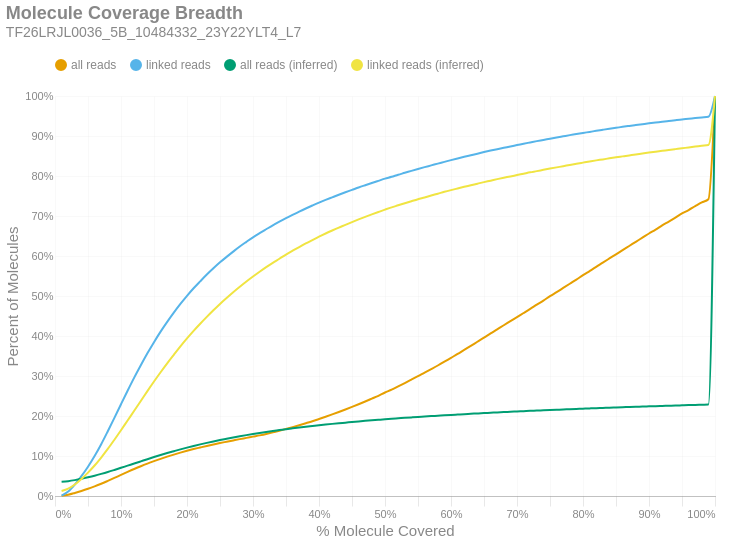

Write notebook code for a chart like this one.
### Markdown cell above
### Molecule Read Coverage
This chart shows molecule coverage breadth as computed by the number of bases aligned to that molecule. In other words, "*how much of each unique long molecule is actually sequenced/aligned?*" Keep in mind there is a distinction between sequences and alignments, since some sequences belonging to a particular molecule may not align well and wouldn't appear in the alignment data. This chart also shows molecule coverage breadth as computed by the *inferred fragment* from which the aligned sequences originate. Unlike read coverage, this calculation takes into account the total insert size, including unsequenced gaps between the forward and reverse reads. Like the previous figures, these are cumulative percents.

### Code cell
if SKIPLR:
    print_html(f"Skipped")
else:
    binned_df = consolidated_hist(valids['coverage_bp'], mask, 0.01, True)
    binned_df_inf = consolidated_hist(valids['coverage_inserts'], mask, 0.01, True)
    binned_df = binned_df.with_columns(pl.lit(binned_df_inf['all reads (cumsum)']).alias('all reads (inferred)'))
    binned_df = binned_df.with_columns(pl.lit(binned_df_inf['linked reads (cumsum)']).alias('linked reads (inferred)'))
    binned_df = binned_df.with_columns(
        (pl.col('bin').cast(pl.Float64) + 0.01).alias('right_edge')
    )

    with SafeRender(binned_df):
        (
            density_plot(binned_df, 'Molecule Coverage Breadth', samplename, 'molcov', ['all reads (inferred)','linked reads (inferred)'])
            .encode(
                #x=alt.X('bin:Q', title="% Molecule Covered").axis(format = '%').scale(padding=0),
                x=alt.X('right_edge:Q', title="% Molecule Covered").axis(format='%').scale(padding=0),
                y=alt.Y('value:Q', title='Percent of Molecules')
                    .axis(format='%')
                    .stack(False)
                    .scale(domainMin=0, padding=0),
                color=alt.Color("key:N").scale(domain = ["all reads", "linked reads", "all reads (inferred)", "linked reads (inferred)"]),
                tooltip = [
                    alt.Tooltip("key:N", title = "Data Type"),
                    alt.Tooltip("range_label:N", title="% Molecule Covered"),
                    alt.Tooltip("value:Q", format = ".2%", title="% Molecules")
                ]
            )
        ).display()

### Figure 1 — Vega-Lite specification as saved in the notebook (floating-point values rounded to 4 significant figures)
{"width": "container", "height": 400, "config": {"title": {"anchor": "start", "dy": -15, "fontSize": 18, "color": "#888888", "subtitleColor": "#888888", "subtitleFontSize": 14}, "arc": {"fill": "#0072B2"}, "axis": {"domainColor": "#888888", "domainWidth": 0.5, "gridWidth": 0.2, "grid": false, "titleFontWeight": 400, "titleFontSize": 15, "labelFontSize": 11, "labelColor": "#888888", "tickColor": "#888888", "tickWidth": 0.2, "titleColor": "#888888"}, "axisBand": {"grid": false}, "axisX": {"grid": true, "tickSize": 10, "domainCap": "round"}, "axisY": {"domain": false, "grid": true, "tickSize": 0, "domainCap": "round"}, "background": "transparent", "header": {"labelFontSize": 15, "labelColor": "#888888", "titleFontSize": 15, "titleFontWeight": 600, "titleColor": "#888888"}, "legend": {"labelFont": "sans-serif", "labelFontSize": 12, "labelColor": "#888888", "symbolSize": 100, "symbolType": "circle", "titleFontSize": 12, "titlePadding": 10, "titleColor": "#888888", "title": null, "orient": "top"}, "range": {"category": ["#E69F00", "#56B4E9", "#009E73", "#F0E442", "#0072B2", "#D55E00", "#CC79A7", "#000000"], "diverging": ["#cfe8f3", "#a2d4ec", "#73bfe2", "#46abdb", "#1696d2", "#12719e"]}, "area": {"fill": "#0072B2", "fillOpacity": 0.7, "line": true, "strokeOpacity": 0.7}, "line": {"color": "#0072B2", "stroke": "#0072B2", "strokeWidth": 2}, "trail": {"color": "#0072B2", "stroke": "#0072B2", "strokeWidth": 0, "size": 1}, "point": {"filled": true, "fillOpacity": 1.0, "size": 95}, "text": {"color": "#888888", "fontSize": 11, "align": "right", "fontWeight": 400, "size": 11}, "bar": {"fill": "#0072B2", "stroke": null}, "view": {"stroke": null, "continuousWidth": 660, "continuousHeight": 400}}, "data": {"name": "data-996764d4378ee92fc0f665960e29579c"}, "mark": {"type": "line", "interpolate": "monotone", "point": {"opacity": 0, "size": 275}}, "encoding": {"color": {"field": "key", "scale": {"domain": ["all reads", "linked reads", "all reads (inferred)", "linked reads (inferred)"]}, "type": "nominal"}, "tooltip": [{"field": "key", "title": "Data Type", "type": "nominal"}, {"field": "range_label", "title": "% Molecule Covered", "type": "nominal"}, {"field": "value", "format": ".2%", "title": "% Molecules", "type": "quantitative"}], "x": {"axis": {"format": "%"}, "field": "right_edge", "scale": {"padding": 0}, "title": "% Molecule Covered", "type": "quantitative"}, "y": {"axis": {"format": "%"}, "field": "value", "scale": {"domainMin": 0, "padding": 0}, "stack": false, "title": "Percent of Molecules", "type": "quantitative"}}, "params": [{"name": "param_c36ac31b6afebe62", "select": {"type": "point", "fields": ["key"]}, "bind": "legend"}], "title": {"text": "Molecule Coverage Breadth", "subtitle": "TF26LRJL0036_5B_10484332_23Y22YLT4_L7"}, "transform": [{"fold": ["all reads (cumsum)", "linked reads (cumsum)", "all reads (inferred)", "linked reads (inferred)"]}, {"calculate": "replace(datum.key, ' (cumsum)', '')", "as": "key"}, {"filter": {"param": "param_c36ac31b6afebe62"}}], "usermeta": {"embedOptions": {"downloadFileName": "TF26LRJL0036_5B_10484332_23Y22YLT4_L7.molcov"}}, "$schema": "https://vega.github.io/schema/vega-lite/v6.4.1.json", "datasets": {"data-996764d4378ee92fc0f665960e29579c": [{"bin": "0.0", "interval": "0.0-0.01", "all reads": 0.0004674, "linked reads": 0.0009539, "all reads (cumsum)": 0.0004674, "linked reads (cumsum)": 0.0009539, "range_label": "0.0-0.01", "all reads (inferred)": 0.03557, "linked reads (inferred)": 0.01255, "right_edge": 0.01}, {"bin": "0.01", "interval": "0.01-0.02", "all reads": 0.0028, "linked reads": 0.01006, "all reads (cumsum)": 0.003267, "linked reads (cumsum)": 0.01101, "range_label": "0.01-0.02", "all reads (inferred)": 0.03709, "linked reads (inferred)": 0.01823, "right_edge": 0.02}, {"bin": "0.02", "interval": "0.02-0.03", "all reads": 0.004414, "linked reads": 0.01736, "all reads (cumsum)": 0.007681, "linked reads (cumsum)": 0.02837, "range_label": "0.02-0.03", "all reads (inferred)": 0.03967, "linked reads (inferred)": 0.02876, "right_edge": 0.03}, {"bin": "0.03", "interval": "0.03-0.04", "all reads": 0.004937, "linked reads": 0.02118, "all reads (cumsum)": 0.01262, "linked reads (cumsum)": 0.04955, "range_label": "0.03-0.04", "all reads (inferred)": 0.04293, "linked reads (inferred)": 0.0427, "right_edge": 0.04}, {"bin": "0.04", "interval": "0.04-0.05", "all reads": 0.005432, "linked reads": 0.02372, "all reads (cumsum)": 0.01805, "linked reads (cumsum)": 0.07326, "range_label": "0.04-0.05", "all reads (inferred)": 0.04666, "linked reads (inferred)": 0.05851, "right_edge": 0.05}, {"bin": "0.05", "interval": "0.05-0.06", "all reads": 0.006016, "linked reads": 0.02675, "all reads (cumsum)": 0.02407, "linked reads (cumsum)": 0.1, "range_label": "0.05-0.06", "all reads (inferred)": 0.05071, "linked reads (inferred)": 0.07624, "right_edge": 0.06}, {"bin": "0.06", "interval": "0.06-0.07", "all reads": 0.006583, "linked reads": 0.02952, "all reads (cumsum)": 0.03065, "linked reads (cumsum)": 0.1295, "range_label": "0.06-0.07", "all reads (inferred)": 0.05522, "linked reads (inferred)": 0.09625, "right_edge": 0.07}, {"bin": "0.07", "interval": "0.07-0.08", "all reads": 0.007156, "linked reads": 0.03235, "all reads (cumsum)": 0.03781, "linked reads (cumsum)": 0.1619, "range_label": "0.07-0.08", "all reads (inferred)": 0.06001, "linked reads (inferred)": 0.1176, "right_edge": 0.08}, {"bin": "0.08", "interval": "0.08-0.09", "all reads": 0.007382, "linked reads": 0.03344, "all reads (cumsum)": 0.04519, "linked reads (cumsum)": 0.1953, "range_label": "0.08-0.09", "all reads (inferred)": 0.06515, "linked reads (inferred)": 0.1406, "right_edge": 0.09}, {"bin": "0.09", "interval": "0.09-0.1", "all reads": 0.007553, "linked reads": 0.03414, "all reads (cumsum)": 0.05274, "linked reads (cumsum)": 0.2295, "range_label": "0.09-0.1", "all reads (inferred)": 0.07045, "linked reads (inferred)": 0.1644, "right_edge": 0.1}, {"bin": "0.1", "interval": "0.1-0.11", "all reads": 0.007442, "linked reads": 0.0337, "all reads (cumsum)": 0.06018, "linked reads (cumsum)": 0.2632, "range_label": "0.1-0.11", "all reads (inferred)": 0.07584, "linked reads (inferred)": 0.1888, "right_edge": 0.11}, {"bin": "0.11", "interval": "0.11-0.12", "all reads": 0.007257, "linked reads": 0.03277, "all reads (cumsum)": 0.06744, "linked reads (cumsum)": 0.2959, "range_label": "0.11-0.12", "all reads (inferred)": 0.08119, "linked reads (inferred)": 0.213, "right_edge": 0.12}, {"bin": "0.12", "interval": "0.12-0.13", "all reads": 0.006828, "linked reads": 0.03094, "all reads (cumsum)": 0.07427, "linked reads (cumsum)": 0.3269, "range_label": "0.12-0.13", "all reads (inferred)": 0.08661, "linked reads (inferred)": 0.2375, "right_edge": 0.13}, {"bin": "0.13", "interval": "0.13-0.14", "all reads": 0.006601, "linked reads": 0.02977, "all reads (cumsum)": 0.08087, "linked reads (cumsum)": 0.3566, "range_label": "0.13-0.14", "all reads (inferred)": 0.09206, "linked reads (inferred)": 0.2623, "right_edge": 0.14}, {"bin": "0.14", "interval": "0.14-0.15", "all reads": 0.006194, "linked reads": 0.02798, "all reads (cumsum)": 0.08706, "linked reads (cumsum)": 0.3846, "range_label": "0.14-0.15", "all reads (inferred)": 0.09732, "linked reads (inferred)": 0.2862, "right_edge": 0.15}, {"bin": "0.15", "interval": "0.15-0.16", "all reads": 0.005874, "linked reads": 0.02634, "all reads (cumsum)": 0.09294, "linked reads (cumsum)": 0.411, "range_label": "0.15-0.16", "all reads (inferred)": 0.1024, "linked reads (inferred)": 0.3094, "right_edge": 0.16}, {"bin": "0.16", "interval": "0.16-0.17", "all reads": 0.005433, "linked reads": 0.0243, "all reads (cumsum)": 0.09837, "linked reads (cumsum)": 0.4353, "range_label": "0.16-0.17", "all reads (inferred)": 0.1073, "linked reads (inferred)": 0.3318, "right_edge": 0.17}, {"bin": "0.17", "interval": "0.17-0.18", "all reads": 0.005178, "linked reads": 0.02309, "all reads (cumsum)": 0.1035, "linked reads (cumsum)": 0.4583, "range_label": "0.17-0.18", "all reads (inferred)": 0.112, "linked reads (inferred)": 0.353, "right_edge": 0.18}, {"bin": "0.18", "interval": "0.18-0.19", "all reads": 0.004863, "linked reads": 0.02173, "all reads (cumsum)": 0.1084, "linked reads (cumsum)": 0.4801, "range_label": "0.18-0.19", "all reads (inferred)": 0.1166, "linked reads (inferred)": 0.374, "right_edge": 0.19}, {"bin": "0.19", "interval": "0.19-0.2", "all reads": 0.004579, "linked reads": 0.02031, "all reads (cumsum)": 0.113, "linked reads (cumsum)": 0.5004, "range_label": "0.19-0.2", "all reads (inferred)": 0.121, "linked reads (inferred)": 0.394, "right_edge": 0.2}, {"bin": "0.2", "interval": "0.2-0.21", "all reads": 0.004302, "linked reads": 0.01894, "all reads (cumsum)": 0.1173, "linked reads (cumsum)": 0.5193, "range_label": "0.2-0.21", "all reads (inferred)": 0.1251, "linked reads (inferred)": 0.4128, "right_edge": 0.21}, {"bin": "0.21", "interval": "0.21-0.22", "all reads": 0.003992, "linked reads": 0.01737, "all reads (cumsum)": 0.1213, "linked reads (cumsum)": 0.5367, "range_label": "0.21-0.22", "all reads (inferred)": 0.129, "linked reads (inferred)": 0.4306, "right_edge": 0.22}, {"bin": "0.22", "interval": "0.22-0.23", "all reads": 0.003936, "linked reads": 0.01693, "all reads (cumsum)": 0.1252, "linked reads (cumsum)": 0.5536, "range_label": "0.22-0.23", "all reads (inferred)": 0.1328, "linked reads (inferred)": 0.4478, "right_edge": 0.23}, {"bin": "0.23", "interval": "0.23-0.24", "all reads": 0.003691, "linked reads": 0.01561, "all reads (cumsum)": 0.1289, "linked reads (cumsum)": 0.5692, "range_label": "0.23-0.24", "all reads (inferred)": 0.1364, "linked reads (inferred)": 0.4643, "right_edge": 0.24}, {"bin": "0.24", "interval": "0.24-0.25", "all reads": 0.003553, "linked reads": 0.01486, "all reads (cumsum)": 0.1325, "linked reads (cumsum)": 0.5841, "range_label": "0.24-0.25", "all reads (inferred)": 0.1399, "linked reads (inferred)": 0.4802, "right_edge": 0.25}, {"bin": "0.25", "interval": "0.25-0.26", "all reads": 0.003271, "linked reads": 0.01369, "all reads (cumsum)": 0.1357, "linked reads (cumsum)": 0.5978, "range_label": "0.25-0.26", "all reads (inferred)": 0.1432, "linked reads (inferred)": 0.4951, "right_edge": 0.26}, {"bin": "0.26", "interval": "0.26-0.27", "all reads": 0.003255, "linked reads": 0.0132, "all reads (cumsum)": 0.139, "linked reads (cumsum)": 0.611, "range_label": "0.26-0.27", "all reads (inferred)": 0.1463, "linked reads (inferred)": 0.5095, "right_edge": 0.27}, {"bin": "0.27", "interval": "0.27-0.28", "all reads": 0.003233, "linked reads": 0.01278, "all reads (cumsum)": 0.1422, "linked reads (cumsum)": 0.6238, "range_label": "0.27-0.28", "all reads (inferred)": 0.1493, "linked reads (inferred)": 0.5231, "right_edge": 0.28}, {"bin": "0.28", "interval": "0.28-0.29", "all reads": 0.003098, "linked reads": 0.01162, "all reads (cumsum)": 0.1453, "linked reads (cumsum)": 0.6354, "range_label": "0.28-0.29", "all reads (inferred)": 0.1522, "linked reads (inferred)": 0.5363, "right_edge": 0.29}, {"bin": "0.29", "interval": "0.29-0.3", "all reads": 0.00315, "linked reads": 0.0113, "all reads (cumsum)": 0.1485, "linked reads (cumsum)": 0.6467, "range_label": "0.29-0.3", "all reads (inferred)": 0.1549, "linked reads (inferred)": 0.5487, "right_edge": 0.3}, {"bin": "0.3", "interval": "0.3-0.31", "all reads": 0.0031, "linked reads": 0.01029, "all reads (cumsum)": 0.1516, "linked reads (cumsum)": 0.657, "range_label": "0.3-0.31", "all reads (inferred)": 0.1576, "linked reads (inferred)": 0.5607, "right_edge": 0.31}, {"bin": "0.31", "interval": "0.31-0.32", "all reads": 0.003469, "linked reads": 0.009884, "all reads (cumsum)": 0.155, "linked reads (cumsum)": 0.6669, "range_label": "0.31-0.32", "all reads (inferred)": 0.1601, "linked reads (inferred)": 0.5722, "right_edge": 0.32}, {"bin": "0.32", "interval": "0.32-0.33", "all reads": 0.004088, "linked reads": 0.009774, "all reads (cumsum)": 0.1591, "linked reads (cumsum)": 0.6766, "range_label": "0.32-0.33", "all reads (inferred)": 0.1625, "linked reads (inferred)": 0.583, "right_edge": 0.33}, {"bin": "0.33", "interval": "0.33-0.34", "all reads": 0.004152, "linked reads": 0.009199, "all reads (cumsum)": 0.1633, "linked reads (cumsum)": 0.6858, "range_label": "0.33-0.34", "all reads (inferred)": 0.1647, "linked reads (inferred)": 0.5932, "right_edge": 0.34}, {"bin": "0.34", "interval": "0.34-0.35", "all reads": 0.004448, "linked reads": 0.008884, "all reads (cumsum)": 0.1677, "linked reads (cumsum)": 0.6947, "range_label": "0.34-0.35", "all reads (inferred)": 0.167, "linked reads (inferred)": 0.6036, "right_edge": 0.35}, {"bin": "0.35", "interval": "0.35-0.36", "all reads": 0.004497, "linked reads": 0.008267, "all reads (cumsum)": 0.1722, "linked reads (cumsum)": 0.703, "range_label": "0.35-0.36", "all reads (inferred)": 0.1692, "linked reads (inferred)": 0.6132, "right_edge": 0.36}, {"bin": "0.36", "interval": "0.36-0.37", "all reads": 0.004721, "linked reads": 0.00812, "all reads (cumsum)": 0.1769, "linked reads (cumsum)": 0.7111, "range_label": "0.36-0.37", "all reads (inferred)": 0.1712, "linked reads (inferred)": 0.6225, "right_edge": 0.37}, {"bin": "0.37", "interval": "0.37-0.38", "all reads": 0.004944, "linked reads": 0.00771, "all reads (cumsum)": 0.1819, "linked reads (cumsum)": 0.7188, "range_label": "0.37-0.38", "all reads (inferred)": 0.1732, "linked reads (inferred)": 0.6314, "right_edge": 0.38}, {"bin": "0.38", "interval": "0.38-0.39", "all reads": 0.005061, "linked reads": 0.007435, "all reads (cumsum)": 0.187, "linked reads (cumsum)": 0.7262, "range_label": "0.38-0.39", "all reads (inferred)": 0.175, "linked reads (inferred)": 0.6398, "right_edge": 0.39}, {"bin": "0.39", "interval": "0.39-0.4", "all reads": 0.005501, "linked reads": 0.007252, "all reads (cumsum)": 0.1925, "linked reads (cumsum)": 0.7335, "range_label": "0.39-0.4", "all reads (inferred)": 0.1769, "linked reads (inferred)": 0.6482, "right_edge": 0.4}, {"bin": "0.4", "interval": "0.4-0.41", "all reads": 0.005635, "linked reads": 0.006769, "all reads (cumsum)": 0.1981, "linked reads (cumsum)": 0.7403, "range_label": "0.4-0.41", "all reads (inferred)": 0.1786, "linked reads (inferred)": 0.6562, "right_edge": 0.41}, {"bin": "0.41", "interval": "0.41-0.42", "all reads": 0.005865, "linked reads": 0.006448, "all reads (cumsum)": 0.204, "linked reads (cumsum)": 0.7467, "range_label": "0.41-0.42", "all reads (inferred)": 0.1803, "linked reads (inferred)": 0.6638, "right_edge": 0.42}, {"bin": "0.42", "interval": "0.42-0.43", "all reads": 0.006129, "linked reads": 0.006393, "all reads (cumsum)": 0.2101, "linked reads (cumsum)": 0.7531, "range_label": "0.42-0.43", "all reads (inferred)": 0.1819, "linked reads (inferred)": 0.671, "right_edge": 0.43}, {"bin": "0.43", "interval": "0.43-0.44", "all reads": 0.006267, "linked reads": 0.00616, "all reads (cumsum)": 0.2163, "linked reads (cumsum)": 0.7593, "range_label": "0.43-0.44", "all reads (inferred)": 0.1834, "linked reads (inferred)": 0.6778, "right_edge": 0.44}, {"bin": "0.44", "interval": "0.44-0.45", "all reads": 0.00646, "linked reads": 0.005959, "all reads (cumsum)": 0.2228, "linked reads (cumsum)": 0.7652, "range_label": "0.44-0.45", "all reads (inferred)": 0.185, "linked reads (inferred)": 0.6848, "right_edge": 0.45}, {"bin": "0.45", "interval": "0.45-0.46", "all reads": 0.006633, "linked reads": 0.006029, "all reads (cumsum)": 0.2294, "linked reads (cumsum)": 0.7713, "range_label": "0.45-0.46", "all reads (inferred)": 0.1864, "linked reads (inferred)": 0.6914, "right_edge": 0.46}, {"bin": "0.46", "interval": "0.46-0.47", "all reads": 0.00683, "linked reads": 0.00565, "all reads (cumsum)": 0.2363, "linked reads (cumsum)": 0.7769, "range_label": "0.46-0.47", "all reads (inferred)": 0.1878, "linked reads (inferred)": 0.6978, "right_edge": 0.47}, {"bin": "0.47", "interval": "0.47-0.48", "all reads": 0.007092, "linked reads": 0.005534, "all reads (cumsum)": 0.2434, "linked reads (cumsum)": 0.7824, "range_label": "0.47-0.48", "all reads (inferred)": 0.1892, "linked reads (inferred)": 0.704, "right_edge": 0.48}, {"bin": "0.48", "interval": "0.48-0.49", "all reads": 0.007159, "linked reads": 0.005469, "all reads (cumsum)": 0.2505, "linked reads (cumsum)": 0.7879, "range_label": "0.48-0.49", "all reads (inferred)": 0.1905, "linked reads (inferred)": 0.71, "right_edge": 0.49}, {"bin": "0.49", "interval": "0.49-0.5", "all reads": 0.008215, "linked reads": 0.005451, "all reads (cumsum)": 0.2587, "linked reads (cumsum)": 0.7934, "range_label": "0.49-0.5", "all reads (inferred)": 0.1919, "linked reads (inferred)": 0.7159, "right_edge": 0.5}, {"bin": "0.5", "interval": "0.5-0.51", "all reads": 0.007053, "linked reads": 0.004626, "all reads (cumsum)": 0.2658, "linked reads (cumsum)": 0.798, "range_label": "0.5-0.51", "all reads (inferred)": 0.1931, "linked reads (inferred)": 0.7216, "right_edge": 0.51}, {"bin": "0.51", "interval": "0.51-0.52", "all reads": 0.008391, "linked reads": 0.005243, "all reads (cumsum)": 0.2742, "linked reads (cumsum)": 0.8032, "range_label": "0.51-0.52", "all reads (inferred)": 0.1943, "linked reads (inferred)": 0.7267, "right_edge": 0.52}, {"bin": "0.52", "interval": "0.52-0.53", "all reads": 0.008223, "linked reads": 0.004708, "all reads (cumsum)": 0.2824, "linked reads (cumsum)": 0.8079, "range_label": "0.52-0.53", "all reads (inferred)": 0.1954, "linked reads (inferred)": 0.7319, "right_edge": 0.53}, {"bin": "0.53", "interval": "0.53-0.54", "all reads": 0.008508, "linked reads": 0.004889, "all reads (cumsum)": 0.2909, "linked reads (cumsum)": 0.8128, "range_label": "0.53-0.54", "all reads (inferred)": 0.1965, "linked reads (inferred)": 0.737, "right_edge": 0.54}, {"bin": "0.54", "interval": "0.54-0.55", "all reads": 0.008574, "linked reads": 0.004736, "all reads (cumsum)": 0.2995, "linked reads (cumsum)": 0.8176, "range_label": "0.54-0.55", "all reads (inferred)": 0.1977, "linked reads (inferred)": 0.7419, "right_edge": 0.55}, {"bin": "0.55", "interval": "0.55-0.56", "all reads": 0.008975, "linked reads": 0.004555, "all reads (cumsum)": 0.3085, "linked reads (cumsum)": 0.8221, "range_label": "0.55-0.56", "all reads (inferred)": 0.1987, "linked reads (inferred)": 0.7464, "right_edge": 0.56}, {"bin": "0.56", "interval": "0.56-0.57", "all reads": 0.008812, "linked reads": 0.004387, "all reads (cumsum)": 0.3173, "linked reads (cumsum)": 0.8265, "range_label": "0.56-0.57", "all reads (inferred)": 0.1997, "linked reads (inferred)": 0.7512, "right_edge": 0.57}, {"bin": "0.57", "interval": "0.57-0.58", "all reads": 0.008972, "linked reads": 0.004464, "all reads (cumsum)": 0.3262, "linked reads (cumsum)": 0.831, "range_label": "0.57-0.58", "all reads (inferred)": 0.2008, "linked reads (inferred)": 0.7557, "right_edge": 0.58}, {"bin": "0.58", "interval": "0.58-0.59", "all reads": 0.00944, "linked reads": 0.004332, "all reads (cumsum)": 0.3357, "linked reads (cumsum)": 0.8353, "range_label": "0.58-0.59", "all reads (inferred)": 0.2018, "linked reads (inferred)": 0.7604, "right_edge": 0.59}, {"bin": "0.59", "interval": "0.59-0.6", "all reads": 0.009798, "linked reads": 0.004436, "all reads (cumsum)": 0.3455, "linked reads (cumsum)": 0.8397, "range_label": "0.59-0.6", "all reads (inferred)": 0.2028, "linked reads (inferred)": 0.7648, "right_edge": 0.6}, {"bin": "0.6", "interval": "0.6-0.61", "all reads": 0.009632, "linked reads": 0.004149, "all reads (cumsum)": 0.3551, "linked reads (cumsum)": 0.8439, "range_label": "0.6-0.61", "all reads (inferred)": 0.2037, "linked reads (inferred)": 0.7689, "right_edge": 0.61}, {"bin": "0.61", "interval": "0.61-0.62", "all reads": 0.01021, "linked reads": 0.004051, "all reads (cumsum)": 0.3653, "linked reads (cumsum)": 0.8479, "range_label": "0.61-0.62", "all reads (inferred)": 0.2046, "linked reads (inferred)": 0.773, "right_edge": 0.62}, {"bin": "0.62", "interval": "0.62-0.63", "all reads": 0.01004, "linked reads": 0.003913, "all reads (cumsum)": 0.3754, "linked reads (cumsum)": 0.8519, "range_label": "0.62-0.63", "all reads (inferred)": 0.2055, "linked reads (inferred)": 0.7769, "right_edge": 0.63}, {"bin": "0.63", "interval": "0.63-0.64", "all reads": 0.01023, "linked reads": 0.003904, "all reads (cumsum)": 0.3856, "linked reads (cumsum)": 0.8558, "range_label": "0.63-0.64", "all reads (inferred)": 0.2064, "linked reads (inferred)": 0.7808, "right_edge": 0.64}, {"bin": "0.64", "interval": "0.64-0.65", "all reads": 0.01015, "linked reads": 0.004005, "all reads (cumsum)": 0.3957, "linked reads (cumsum)": 0.8598, "range_label": "0.64-0.65", "all reads (inferred)": 0.2073, "linked reads (inferred)": 0.7847, "right_edge": 0.65}, {"bin": "0.65", "interval": "0.65-0.66", "all reads": 0.01061, "linked reads": 0.003739, "all reads (cumsum)": 0.4064, "linked reads (cumsum)": 0.8635, "range_label": "0.65-0.66", "all reads (inferred)": 0.2081, "linked reads (inferred)": 0.7884, "right_edge": 0.66}, {"bin": "0.66", "interval": "0.66-0.67", "all reads": 0.01004, "linked reads": 0.003537, "all reads (cumsum)": 0.4164, "linked reads (cumsum)": 0.867, "range_label": "0.66-0.67", "all reads (inferred)": 0.209, "linked reads (inferred)": 0.7922, "right_edge": 0.67}, {"bin": "0.67", "interval": "0.67-0.68", "all reads": 0.01048, "linked reads": 0.003387, "all reads (cumsum)": 0.4269, "linked reads (cumsum)": 0.8704, "range_label": "0.67-0.68", "all reads (inferred)": 0.2098, "linked reads (inferred)": 0.7956, "right_edge": 0.68}, {"bin": "0.68", "interval": "0.68-0.69", "all reads": 0.01019, "linked reads": 0.003525, "all reads (cumsum)": 0.4371, "linked reads (cumsum)": 0.8739, "range_label": "0.68-0.69", "all reads (inferred)": 0.2105, "linked reads (inferred)": 0.7989, "right_edge": 0.69}, {"bin": "0.69", "interval": "0.69-0.7", "all reads": 0.01033, "linked reads": 0.003296, "all reads (cumsum)": 0.4474, "linked reads (cumsum)": 0.8772, "range_label": "0.69-0.7", "all reads (inferred)": 0.2113, "linked reads (inferred)": 0.8024, "right_edge": 0.7}, {"bin": "0.7", "interval": "0.7-0.71", "all reads": 0.01008, "linked reads": 0.003394, "all reads (cumsum)": 0.4575, "linked reads (cumsum)": 0.8806, "range_label": "0.7-0.71", "all reads (inferred)": 0.2121, "linked reads (inferred)": 0.8058, "right_edge": 0.71}, {"bin": "0.71", "interval": "0.71-0.72", "all reads": 0.01021, "linked reads": 0.003271, "all reads (cumsum)": 0.4677, "linked reads (cumsum)": 0.8839, "range_label": "0.71-0.72", "all reads (inferred)": 0.2128, "linked reads (inferred)": 0.8092, "right_edge": 0.72}, {"bin": "0.72", "interval": "0.72-0.73", "all reads": 0.01063, "linked reads": 0.003277, "all reads (cumsum)": 0.4783, "linked reads (cumsum)": 0.8872, "range_label": "0.72-0.73", "all reads (inferred)": 0.2135, "linked reads (inferred)": 0.8122, "right_edge": 0.73}, {"bin": "0.73", "interval": "0.73-0.74", "all reads": 0.01032, "linked reads": 0.003002, "all reads (cumsum)": 0.4886, "linked reads (cumsum)": 0.8902, "range_label": "0.73-0.74", "all reads (inferred)": 0.2142, "linked reads (inferred)": 0.8154, "right_edge": 0.74}, {"bin": "0.74", "interval": "0.74-0.75", "all reads": 0.01087, "linked reads": 0.003121, "all reads (cumsum)": 0.4995, "linked reads (cumsum)": 0.8933, "range_label": "0.74-0.75", "all reads (inferred)": 0.215, "linked reads (inferred)": 0.8185, "right_edge": 0.75}, {"bin": "0.75", "interval": "0.75-0.76", "all reads": 0.01002, "linked reads": 0.003024, "all reads (cumsum)": 0.5095, "linked reads (cumsum)": 0.8963, "range_label": "0.75-0.76", "all reads (inferred)": 0.2156, "linked reads (inferred)": 0.8216, "right_edge": 0.76}, {"bin": "0.76", "interval": "0.76-0.77", "all reads": 0.0106, "linked reads": 0.002907, "all reads (cumsum)": 0.5201, "linked reads (cumsum)": 0.8992, "range_label": "0.76-0.77", "all reads (inferred)": 0.2163, "linked reads (inferred)": 0.8245, "right_edge": 0.77}, {"bin": "0.77", "interval": "0.77-0.78", "all reads": 0.01052, "linked reads": 0.002911, "all reads (cumsum)": 0.5307, "linked reads (cumsum)": 0.9022, "range_label": "0.77-0.78", "all reads (inferred)": 0.217, "linked reads (inferred)": 0.8277, "right_edge": 0.78}, {"bin": "0.78", "interval": "0.78-0.79", "all reads": 0.01043, "linked reads": 0.002626, "all reads (cumsum)": 0.5411, "linked reads (cumsum)": 0.9048, "range_label": "0.78-0.79", "all reads (inferred)": 0.2177, "linked reads (inferred)": 0.8306, "right_edge": 0.79}, {"bin": "0.79", "interval": "0.79-0.8", "all reads": 0.01097, "linked reads": 0.002862, "all reads (cumsum)": 0.5521, "linked reads (cumsum)": 0.9076, "range_label": "0.79-0.8", "all reads (inferred)": 0.2183, "linked reads (inferred)": 0.8334, "right_edge": 0.8}, {"bin": "0.8", "interval": "0.8-0.81", "all reads": 0.01023, "linked reads": 0.002599, "all reads (cumsum)": 0.5623, "linked reads (cumsum)": 0.9102, "range_label": "0.8-0.81", "all reads (inferred)": 0.219, "linked reads (inferred)": 0.8363, "right_edge": 0.81}, {"bin": "0.81", "interval": "0.81-0.82", "all reads": 0.01032, "linked reads": 0.002755, "all reads (cumsum)": 0.5726, "linked reads (cumsum)": 0.913, "range_label": "0.81-0.82", "all reads (inferred)": 0.2196, "linked reads (inferred)": 0.839, "right_edge": 0.82}, {"bin": "0.82", "interval": "0.82-0.83", "all reads": 0.01078, "linked reads": 0.002583, "all reads (cumsum)": 0.5834, "linked reads (cumsum)": 0.9156, "range_label": "0.82-0.83", "all reads (inferred)": 0.2202, "linked reads (inferred)": 0.8415, "right_edge": 0.83}, {"bin": "0.83", "interval": "0.83-0.84", "all reads": 0.01044, "linked reads": 0.002519, "all reads (cumsum)": 0.5938, "linked reads (cumsum)": 0.9181, "range_label": "0.83-0.84", "all reads (inferred)": 0.2208, "linked reads (inferred)": 0.8442, "right_edge": 0.84}, {"bin": "0.84", "interval": "0.84-0.85", "all reads": 0.01034, "linked reads": 0.002342, "all reads (cumsum)": 0.6042, "linked reads (cumsum)": 0.9204, "range_label": "0.84-0.85", "all reads (inferred)": 0.2214, "linked reads (inferred)": 0.8466, "right_edge": 0.85}, {"bin": "0.85", "interval": "0.85-0.86", "all reads": 0.01061, "linked reads": 0.002492, "all reads (cumsum)": 0.6148, "linked reads (cumsum)": 0.9229, "range_label": "0.85-0.86", "all reads (inferred)": 0.2219, "linked reads (inferred)": 0.8491, "right_edge": 0.86}, {"bin": "0.86", "interval": "0.86-0.87", "all reads": 0.01026, "linked reads": 0.002241, "all reads (cumsum)": 0.625, "linked reads (cumsum)": 0.9252, "range_label": "0.86-0.87", "all reads (inferred)": 0.2225, "linked reads (inferred)": 0.8515, "right_edge": 0.87}, {"bin": "0.87", "interval": "0.87-0.88", "all reads": 0.01048, "linked reads": 0.002165, "all reads (cumsum)": 0.6355, "linked reads (cumsum)": 0.9273, "range_label": "0.87-0.88", "all reads (inferred)": 0.2231, "linked reads (inferred)": 0.854, "right_edge": 0.88}, {"bin": "0.88", "interval": "0.88-0.89", "all reads": 0.01021, "linked reads": 0.00214, "all reads (cumsum)": 0.6457, "linked reads (cumsum)": 0.9295, "range_label": "0.88-0.89", "all reads (inferred)": 0.2236, "linked reads (inferred)": 0.8562, "right_edge": 0.89}, {"bin": "0.89", "interval": "0.89-0.9", "all reads": 0.01049, "linked reads": 0.002128, "all reads (cumsum)": 0.6562, "linked reads (cumsum)": 0.9316, "range_label": "0.89-0.9", "all reads (inferred)": 0.2241, "linked reads (inferred)": 0.8586, "right_edge": 0.9}, {"bin": "0.9", "interval": "0.9-0.91", "all reads": 0.009667, "linked reads": 0.001978, "all reads (cumsum)": 0.6659, "linked reads (cumsum)": 0.9336, "range_label": "0.9-0.91", "all reads (inferred)": 0.2246, "linked reads (inferred)": 0.8608, "right_edge": 0.91}, {"bin": "0.91", "interval": "0.91-0.92", "all reads": 0.01094, "linked reads": 0.001902, "all reads (cumsum)": 0.6768, "linked reads (cumsum)": 0.9355, "range_label": "0.91-0.92", "all reads (inferred)": 0.2251, "linked reads (inferred)": 0.8629, "right_edge": 0.92}, {"bin": "0.92", "interval": "0.92-0.93", "all reads": 0.009221, "linked reads": 0.002003, "all reads (cumsum)": 0.686, "linked reads (cumsum)": 0.9375, "range_label": "0.92-0.93", "all reads (inferred)": 0.2256, "linked reads (inferred)": 0.8651, "right_edge": 0.93}, {"bin": "0.93", "interval": "0.93-0.94", "all reads": 0.009914, "linked reads": 0.002015, "all reads (cumsum)": 0.6959, "linked reads (cumsum)": 0.9395, "range_label": "0.93-0.94", "all reads (inferred)": 0.2261, "linked reads (inferred)": 0.8672, "right_edge": 0.94}, {"bin": "0.94", "interval": "0.94-0.95", "all reads": 0.01044, "linked reads": 0.001926, "all reads (cumsum)": 0.7064, "linked reads (cumsum)": 0.9414, "range_label": "0.94-0.95", "all reads (inferred)": 0.2267, "linked reads (inferred)": 0.8693, "right_edge": 0.95}, {"bin": "0.95", "interval": "0.95-0.96", "all reads": 0.008538, "linked reads": 0.001599, "all reads (cumsum)": 0.7149, "linked reads (cumsum)": 0.943, "range_label": "0.95-0.96", "all reads (inferred)": 0.2272, "linked reads (inferred)": 0.8715, "right_edge": 0.96}, {"bin": "0.96", "interval": "0.96-0.97", "all reads": 0.009581, "linked reads": 0.001724, "all reads (cumsum)": 0.7245, "linked reads (cumsum)": 0.9447, "range_label": "0.96-0.97", "all reads (inferred)": 0.2277, "linked reads (inferred)": 0.8735, "right_edge": 0.97}, {"bin": "0.97", "interval": "0.97-0.98", "all reads": 0.009365, "linked reads": 0.001571, "all reads (cumsum)": 0.7339, "linked reads (cumsum)": 0.9463, "range_label": "0.97-0.98", "all reads (inferred)": 0.2283, "linked reads (inferred)": 0.8757, "right_edge": 0.98}, {"bin": "0.98", "interval": "0.98-0.99", "all reads": 0.007976, "linked reads": 0.001746, "all reads (cumsum)": 0.7418, "linked reads (cumsum)": 0.9481, "range_label": "0.98-0.99", "all reads (inferred)": 0.2288, "linked reads (inferred)": 0.8776, "right_edge": 0.99}, {"bin": "0.99", "interval": "0.99-1.0", "all reads": 0.2582, "linked reads": 0.05193, "all reads (cumsum)": 1.0, "linked reads (cumsum)": 1.0, "range_label": "0.99-1.0", "all reads (inferred)": 1.0, "linked reads (inferred)": 1.0, "right_edge": 1.0}]}}
